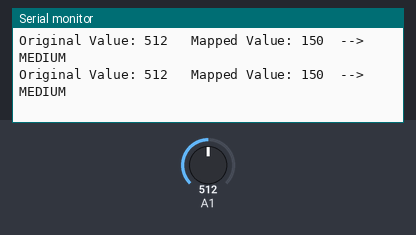
Recording of a sketch running on a simulated Arduino Uno, built with avr-gcc and run on an emulated ATmega328P. Parts: the last lines printed to the serial monitor. The inputs (shaded band) are chosen by the test bench; at power-on: A1 = 512.

Above: at 1.2 s.
1.3 s: A1 set to 325
At 1.56 s:
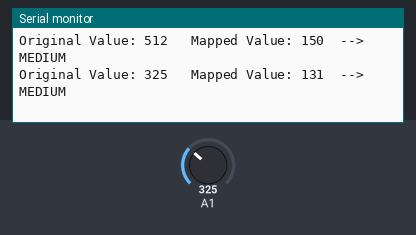
2.8 s: A1 set to 304
At 2.97 s:
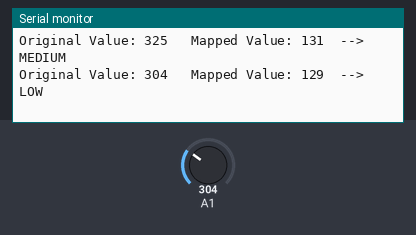

Measured:
- the behaviour switches between 318 and 317 on A1 (found by bisection; images 1 and 2)
- after the input at 1.3 s, the serial monitor: prints a new line after 0.11 s (image 1)
- after the input at 2.8 s, the serial monitor: prints a new line at once (image 2)

The sketch:

Potentiometer_diff_range.ino
```cpp
int value;
int mapped_value;

void setup()
{
  Serial.begin(9600);
}

void loop()
{
  value = analogRead(A1);
  mapped_value = map(value, 0, 1023, 100, 200);

  Serial.print("Original Value: ");
  Serial.print(value);

  Serial.print("   Mapped Value: ");
  Serial.print(mapped_value);

  if(mapped_value >= 100 && mapped_value <= 130)
  {
    Serial.println("  --> LOW");
  }
  else if(mapped_value >= 131 && mapped_value <= 170)
  {
    Serial.println("  --> MEDIUM");
  }
  else
  {
    Serial.println("  --> HIGH");
  }
  delay(200);
}
```
